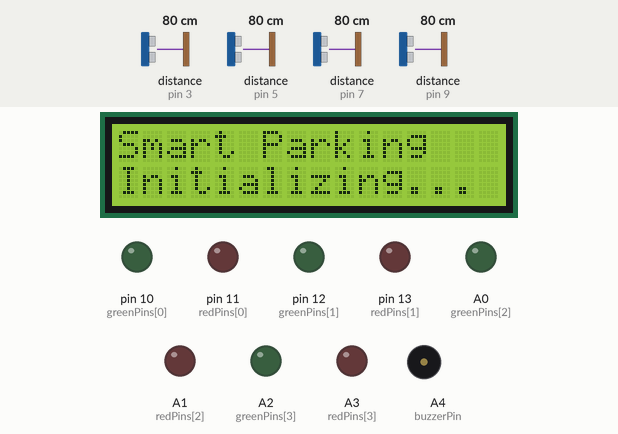
Bench run of a sketch on a simulated Arduino Uno, built with avr-gcc and run on an emulated ATmega328P. On the bench: 16×2 character LCD, output pins drawn as LEDs (lit = HIGH), buzzer (waves = sounding, pin HIGH). Wiring (inferred from the names in the program): 4 × ultrasonic range finder: trigger pin 2, echo pin 3 / trigger pin 4, echo pin 5 / trigger pin 6, echo pin 7 / trigger pin 8, echo pin 9. The test bench sets the inputs (shaded band); at power-on: distance to the obstacle (sensors on pin 3, pin 5, pin 7, pin 9) 80 cm. The echo pulse lasts 58.3 µs per cm; pins used as bus, display or sensor lines are not drawn; what the sketch prints to the serial monitor is not drawn.

Above: at 1.1 s.
At 4.2 s:
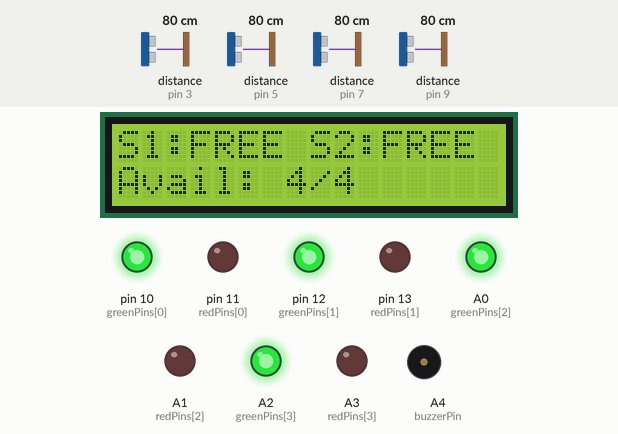
4.3 s: distance to the obstacle (sensor on pin 3) set to 32 cm
7.4 s: distance to the obstacle (sensor on pin 3) set to 27 cm
At 8.9 s:
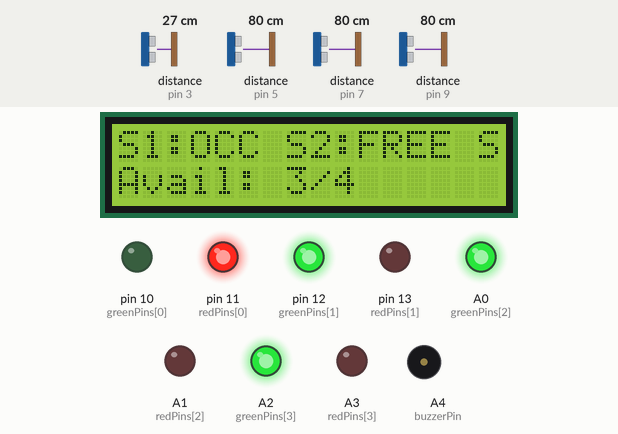
9.2 s: distance to the obstacle (sensor on pin 5) set to 35 cm
10.7 s: distance to the obstacle (sensor on pin 5) set to 27 cm
At 11.7 s:
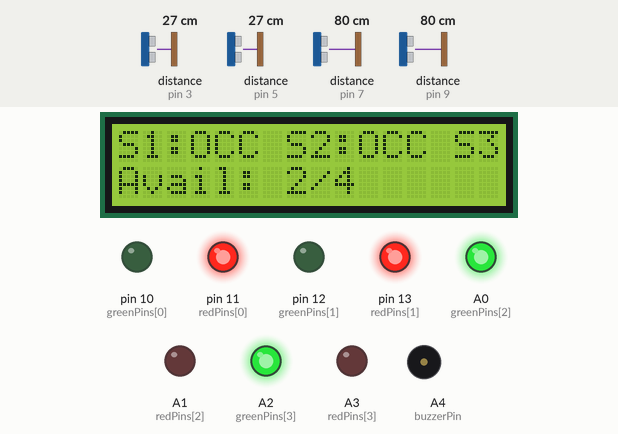
12.3 s: distance to the obstacle (sensor on pin 7) set to 33 cm
13.8 s: distance to the obstacle (sensor on pin 7) set to 28 cm
At 14.5 s:
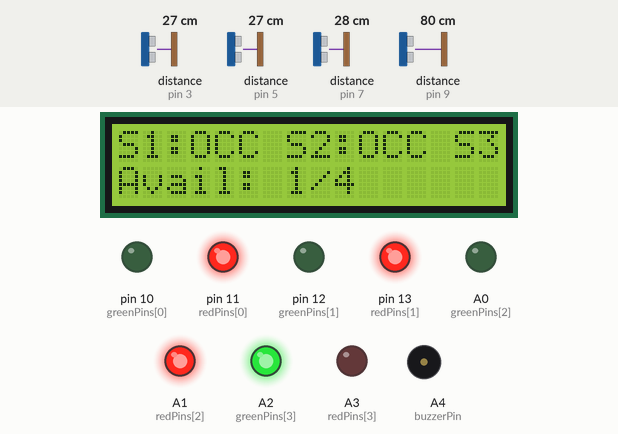
Timing chart, 0 to 16.4 s (numbered marks = the images above; inputs shaded):
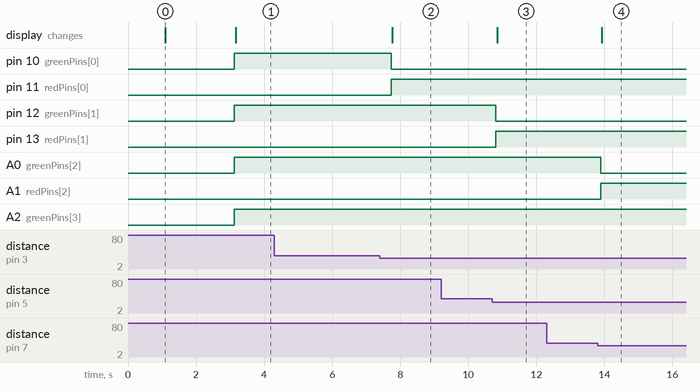

Measured:
- the behaviour switches between 30 and 29 cm on distance to the obstacle (sensor on pin 3) (found by bisection; images 1 and 2)
- the behaviour switches between 31 and 30 cm on distance to the obstacle (sensor on pin 5) (found by bisection; images 2 and 3)
- the behaviour switches between 31 and 30 cm on distance to the obstacle (sensor on pin 7) (found by bisection; images 3 and 4)
- after the input at 4.3 s, every drawn part: stays the same
- after the input at 7.4 s, pin 10 (greenPins[0]): HIGH → LOW after 0.33 s; pin 11 (redPins[0]): LOW → HIGH after 0.33 s; the display: changes after 0.37 s (image 2)
- after the input at 9.2 s, every drawn part: stays the same
- after the input at 10.7 s, pin 12 (greenPins[1]): HIGH → LOW after 0.11 s; pin 13 (redPins[1]): LOW → HIGH after 0.11 s; the display: changes after 0.15 s (image 3)
- after the input at 12.3 s, every drawn part: stays the same
- after the input at 13.8 s, A0 (greenPins[2]): HIGH → LOW after 0.09 s; A1 (redPins[2]): LOW → HIGH after 0.09 s; the display: changes after 0.13 s (image 4)
- what the display in image 0 shows lasts 2.1 s, from 1.1 s to 3.2 s

The sketch:

smart_parking_system.ino
```cpp
/* ==========================================================
   Project: Smart Parking System using Ultrasonic Sensors
   Author: [Your Name]
   Description:
   This system monitors 4 parking slots using HC-SR04 ultrasonic
   sensors, indicates occupancy via LEDs, and displays
   real-time status on a 16x2 I2C LCD. A buzzer alerts when
   the parking lot is full.
   ========================================================== */

#include <Wire.h>
#include <LiquidCrystal_I2C.h>

// --- Constants and Configuration ---
const int THRESHOLD_DISTANCE = 30;      // Distance in cm to consider a slot occupied
const int NUM_SENSORS = 4;

// --- Pin Definitions ---

// HC-SR04 Trigger and Echo Pins
int trigPins[NUM_SENSORS] = {2, 4, 6, 8};
int echoPins[NUM_SENSORS] = {3, 5, 7, 9};

// Red and Green LED Pins for each slot
int redPins[NUM_SENSORS] = {11, 13, A1, A3};
int greenPins[NUM_SENSORS] = {10, 12, A0, A2};

// Buzzer Pin
const int buzzerPin = A4;

// LCD Configuration
LiquidCrystal_I2C lcd(0x27, 16, 2); // Default I2C address for most 1602 LCDs. Use 0x3F if it doesn't work.

// --- Global Variables ---
float distances[NUM_SENSORS] = {0, 0, 0, 0};
bool isOccupied[NUM_SENSORS] = {false, false, false, false};
int availableSlots = 0;
bool isParkingFull = false;

// --- Function Prototypes ---
void setupSensors();
void setupLEDs();
void setupLCD();
float readDistance(int trigPin, int echoPin);
void measureAllDistances();
void updateSlotStatuses();
void updateAvailableSlots();
void updateLEDs();
void updateLCD();
void updateBuzzer();

/* ==========================================================
   SETUP FUNCTION
   ========================================================== */
void setup() {
  Serial.begin(9600); // Initialize Serial Monitor for debugging

  setupSensors();     // Initialize sensor pins
  setupLEDs();        // Initialize LED pins
  setupLCD();         // Initialize LCD

  // Initialize Buzzer Pin
  pinMode(buzzerPin, OUTPUT);
  digitalWrite(buzzerPin, LOW); // Ensure buzzer is off at start

  delay(1000);        // Allow components to stabilize
  lcd.clear();
  lcd.setCursor(0, 0);
  lcd.print("Smart Parking");
  lcd.setCursor(0, 1);
  lcd.print("Initializing...");
  delay(2000);
}

/* ==========================================================
   MAIN LOOP FUNCTION
   ========================================================== */
void loop() {
  // 1. Read distances from all sensors
  measureAllDistances();

  // 2. Determine the occupancy status of each slot
  updateSlotStatuses();

  // 3. Calculate how many slots are free
  updateAvailableSlots();

  // 4. Update the visual indicators (LEDs)
  updateLEDs();

  // 5. Update the information on the LCD
  updateLCD();

  // 6. Control the buzzer based on parking state
  updateBuzzer();

  // 7. Print status to Serial Monitor for debugging
  printDebugInfo();

  // A small delay to prevent the loop from running too fast
  // and to allow the LCD to update clearly.
  delay(250);
}

/* ==========================================================
   FUNCTION DEFINITIONS
   ========================================================== */

// --- 1. Setup Functions ---

void setupSensors() {
  for (int i = 0; i < NUM_SENSORS; i++) {
    pinMode(trigPins[i], OUTPUT);
    pinMode(echoPins[i], INPUT);
  }
}

void setupLEDs() {
  for (int i = 0; i < NUM_SENSORS; i++) {
    pinMode(redPins[i], OUTPUT);
    pinMode(greenPins[i], OUTPUT);
    // Initialize all LEDs to OFF
    digitalWrite(redPins[i], LOW);
    digitalWrite(greenPins[i], LOW);
  }
}

void setupLCD() {
  lcd.init();         // Initialize the LCD
  lcd.backlight();    // Turn on the backlight
  lcd.clear();
}

// --- 2. Sensor Reading & Logic Functions ---

/**
 * Reads the distance from a single HC-SR04 sensor.
 *
 * @param trigPin The digital pin connected to the sensor's TRIG.
 * @param echoPin The digital pin connected to the sensor's ECHO.
 * @return float The measured distance in centimeters. Returns a high value if invalid/no echo.
 */
float readDistance(int trigPin, int echoPin) {
  // Clear the TRIG pin by setting it LOW for 2 microseconds
  digitalWrite(trigPin, LOW);
  delayMicroseconds(2);

  // Send a 10 microsecond HIGH pulse to the TRIG pin
  digitalWrite(trigPin, HIGH);
  delayMicroseconds(10);
  digitalWrite(trigPin, LOW);

  // Measure the duration of the HIGH pulse on the ECHO pin.
  // pulseIn() returns the time in microseconds.
  long duration = pulseIn(echoPin, HIGH, 30000); // Timeout after 30ms

  // Calculate distance:
  // distance = (duration * speed_of_sound) / 2
  // speed of sound = 343 m/s = 0.0343 cm/us
  // distance = (duration * 0.0343) / 2 = duration * 0.01715
  float distance = duration * 0.01715;

  // If no echo was received, the distance will be 0.
  // We return a large number to treat it as "free".
  if (distance == 0) {
    return THRESHOLD_DISTANCE + 10;
  }

  return distance;
}

/**
 * Reads all sensors and stores the distances in the global `distances` array.
 */
void measureAllDistances() {
  for (int i = 0; i < NUM_SENSORS; i++) {
    distances[i] = readDistance(trigPins[i], echoPins[i]);
    // Ensure we have a valid reading, if not, treat as a large distance (FREE)
    if (distances[i] > 1000 || distances[i] < 0) {
      distances[i] = THRESHOLD_DISTANCE + 10;
    }
  }
}

/**
 * Updates the occupancy status for each slot based on the threshold.
 */
void updateSlotStatuses() {
  for (int i = 0; i < NUM_SENSORS; i++) {
    if (distances[i] < THRESHOLD_DISTANCE) {
      isOccupied[i] = true;
    } else {
      isOccupied[i] = false;
    }
  }
}

/**
 * Calculates the total number of available (free) slots.
 */
void updateAvailableSlots() {
  availableSlots = 0;
  for (int i = 0; i < NUM_SENSORS; i++) {
    if (!isOccupied[i]) {
      availableSlots++;
    }
  }
  isParkingFull = (availableSlots == 0);
}

// --- 3. Output Control Functions ---

/**
 * Updates the Red and Green LEDs for each slot based on its status.
 */
void updateLEDs() {
  for (int i = 0; i < NUM_SENSORS; i++) {
    if (isOccupied[i]) {
      digitalWrite(redPins[i], HIGH);   // Turn on Red LED
      digitalWrite(greenPins[i], LOW);  // Turn off Green LED
    } else {
      digitalWrite(redPins[i], LOW);    // Turn off Red LED
      digitalWrite(greenPins[i], HIGH); // Turn on Green LED
    }
  }
}

/**
 * Updates the LCD with slot statuses and the number of available slots.
 * Displays "PARKING FULL" if the lot is full.
 */
void updateLCD() {
  lcd.clear();

  // ---- First Line: Slot Statuses ----
  lcd.setCursor(0, 0);
  for (int i = 0; i < NUM_SENSORS; i++) {
    lcd.print("S");
    lcd.print(i + 1);
    lcd.print(":");
    if (isOccupied[i]) {
      lcd.print("OCC");
    } else {
      lcd.print("FREE");
    }
    // Add a space between slot statuses for clarity
    if (i < NUM_SENSORS - 1) {
      lcd.print(" ");
    }
  }

  // ---- Second Line: Availability or Full Alert ----
  lcd.setCursor(0, 1);
  if (isParkingFull) {
    lcd.print("!! PARKING FULL !!"); // Display full alert
  } else {
    lcd.print("Avail: ");
    lcd.print(availableSlots);
    lcd.print("/");
    lcd.print(NUM_SENSORS);
    lcd.print("          "); // Clear extra characters on the line
  }
}

/**
 * Controls the buzzer. Turns it ON if the parking is full, OFF otherwise.
 */
void updateBuzzer() {
  if (isParkingFull) {
    digitalWrite(buzzerPin, HIGH);
  } else {
    digitalWrite(buzzerPin, LOW);
  }
}

// --- 4. Debugging Function ---

/**
 * Prints all sensor data and system status to the Serial Monitor.
 * Useful for testing and calibration.
 */
void printDebugInfo() {
  Serial.println("--- Parking Status ---");
  for (int i = 0; i < NUM_SENSORS; i++) {
    Serial.print("Slot ");
    Serial.print(i + 1);
    Serial.print(": Dist = ");
    Serial.print(distances[i]);
    Serial.print(" cm | Status = ");
    Serial.println(isOccupied[i] ? "OCCUPIED" : "FREE");
  }
  Serial.print("Available Slots: ");
  Serial.println(availableSlots);
  Serial.print("Parking Full: ");
  Serial.println(isParkingFull ? "YES" : "NO");
  Serial.println("----------------------");
}
```
